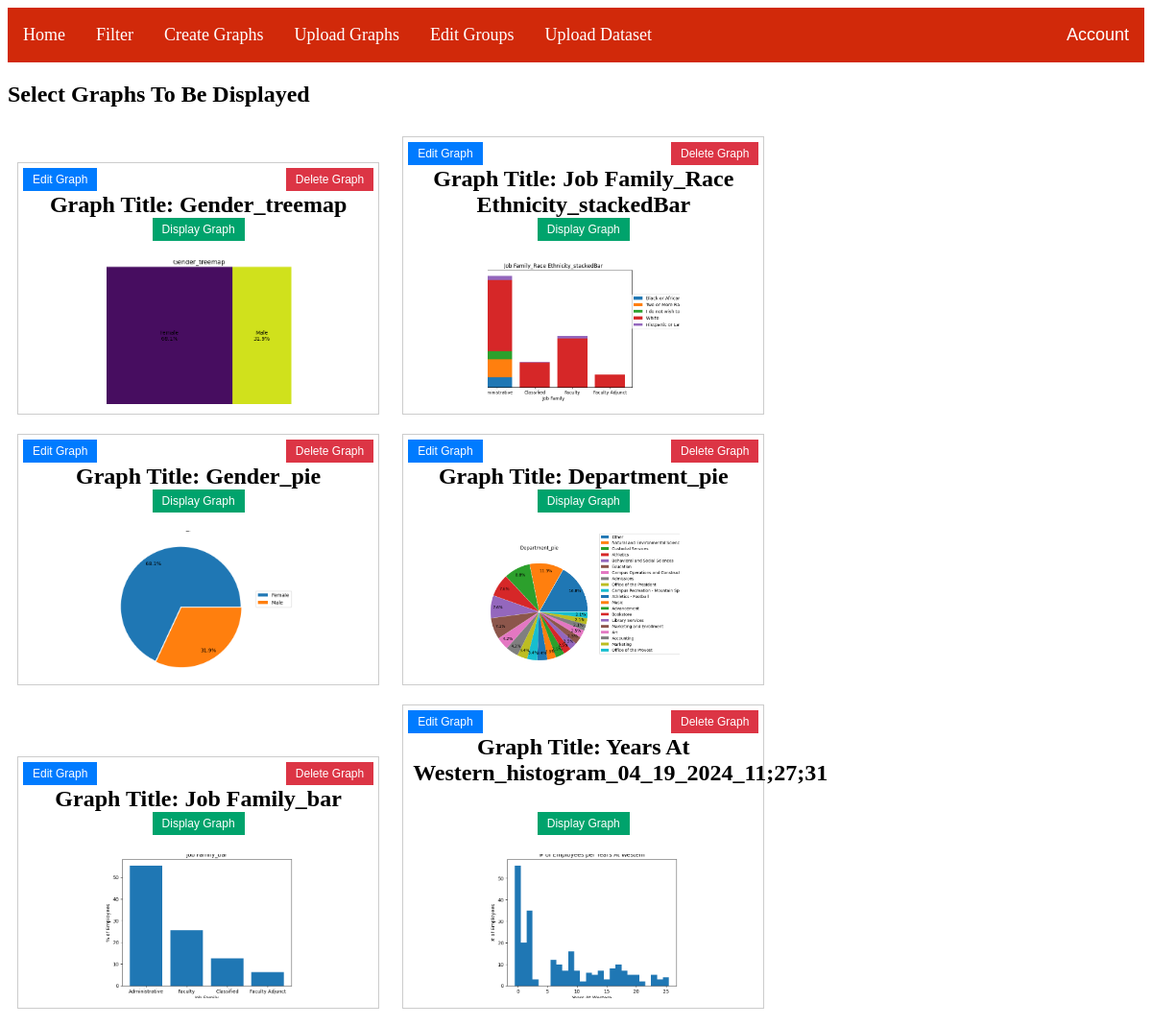
The page /uploadGraphs (signed in) on the database its author committed.
### main.py (models this page shows)
class Graphs(db.Model):
    id = db.Column(db.Integer, primary_key=True)
    path = db.Column(db.String(100), nullable=False)
    title = db.Column(db.String(50), nullable=False)
    description = db.Column(db.String(250), nullable=True)
    type = db.Column(db.String(20))
    useQuantity = db.Column(db.Boolean, default=False)
    currently_displayed = db.Column(db.Boolean, default=False, nullable=False)
    group_id = db.Column(db.Integer, db.ForeignKey('graphgroup.id'), nullable=True)

### main.py (the view)
@app.route("/uploadGraphs", methods=['GET', 'POST'])
@login_required
def selectGraphsForDashboard():
    graphs = Graphs.query.all()
    return render_template('uploadGraphs.html', graphs=graphs)

### main.py (called while the page is built)
@login_manager.user_loader
def load_user(uid):
    return User.query.get(uid)

### templates/uploadGraphs.html (shortened to what this page needs)
{% extends 'base.html' %}
{% block content %}
<head>
</head>
<body>
<h2>Select Graphs To Be Displayed</h2>
{% for graph in graphs %}
    <div class="graph-container" data-graph-id="{{ graph.id }}">
        <h2>Graph Title: {{ graph.title }}
            <button class="edit-button">Edit Graph</button>
            <button class="delete-button">Delete Graph</button>
            <br>
            {% if graph.currently_displayed %} <button class="remove-display-graph-button">Remove Graph From Display</button>
            {% else %} <button class="display-graph-button">Display Graph</button> {% endif %}
        </h2>
        <div class="image-container">
            <img src="{{ graph.path }}" class="thumbnail-img">
        </div>
    </div>
{% endfor %}
</body>
{% endblock %}

### templates/base.html (shortened to what this page needs)
<html>
<head>
    <!DOCTYPE html>
    <link href="/static/style.css" rel="stylesheet">
</head>
{% if current_user.is_authenticated %}
<body>
    <nav>
        <ul>
            <li><a href='/'>Home</a></li>
            <li><a href='/filterGraphs'>Filter</a></li>
            <li><a href='/createGraph'>Create Graphs</a></li>
            <li><a href='/uploadGraphs'>Upload Graphs</a></li>
            <li><a href='/editGroups'>Edit Groups</a></li>
            <li><a href='/uploadDataset'>Upload Dataset</a></li>
            <div class="dropdown">
                <button class="dropbtn">Account  </button>
            </div>
        </ul>
    </nav>
</body>
{% endif %}
{% block content %}
{% endblock %}
</html>

### static/style.css (style rules this page uses)
ul { list-style-type: none; margin: 0; padding: 0; overflow: hidden; background-color: #d1290a; }
li { float: left; }
li a { display: block; color: white; text-align: center; padding: 18px 16px; text-decoration: none; font-size: 18px; }
.dropdown { float: left; overflow: hidden; float: right; }
.dropdown .dropbtn { font-size: 18px; color: white; background-color: #d1290a; border: none; padding: 18px 16px; }

### templates/base.html (style rules this page uses)
nav { position: sticky; top: 0; background-color: #333; z-index: 1; }

### templates/uploadGraphs.html (style rules this page uses)
.edit-button { position: absolute; top: 5px; left: 5px; background-color: #007bff; color: white; border: none; padding: 5px 10px; font-size: 12px; cursor: pointer; }
.delete-button { position: absolute; top: 5px; right: 5px; background-color: #dc3545; color: white; border: none; padding: 5px 10px; font-size: 12px; cursor: pointer; }
.graph-container { display: inline-block; width: 30%; margin: 10px; border: 1px solid #ccc; padding: 10px; text-align: center; position: relative; }
.thumbnail-img { width: 200px; height: 150px; object-fit: cover; }
.display-graph-button { position: center; top: 5px; background-color: #00A36C; color: white; border: none; padding: 5px 10px; font-size: 12px; cursor: pointer; }

### rows shown on the page
Graphs: title "Gender_treemap", currently_displayed "Display Graph", path (picture)
Graphs: title "Job Family_Race Ethnicity_stackedBar", currently_displayed "Display Graph", path (picture)
Graphs: title "Gender_pie", currently_displayed "Display Graph", path (picture)
Graphs: title "Department_pie", currently_displayed "Display Graph", path (picture)
Graphs: title "Job Family_bar", currently_displayed "Display Graph", path (picture)
Graphs: title "Years At Western_histogram_04_19_2024_11;27;31", currently_displayed "Display Graph", path (picture)
